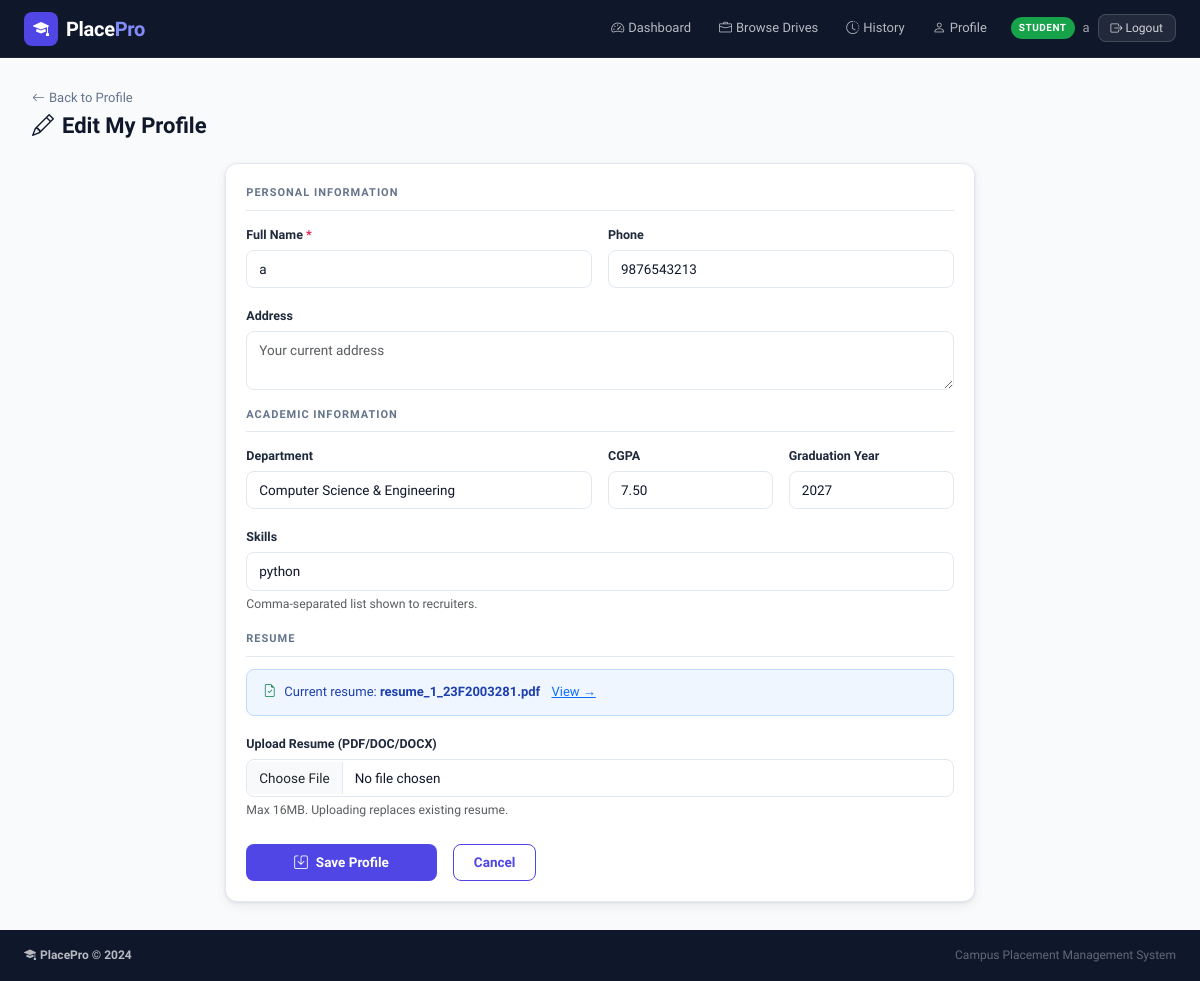
The app's page /student/profile/edit (signed in) with its own data.
### tables this page shows
CREATE TABLE users (
        id INTEGER PRIMARY KEY AUTOINCREMENT,
        username TEXT UNIQUE NOT NULL,
        email TEXT UNIQUE NOT NULL,
        password_hash TEXT NOT NULL,
        role TEXT NOT NULL,
        is_active INTEGER DEFAULT 1,
        created_at TEXT DEFAULT (datetime('now'))
    );

CREATE TABLE students (
        id INTEGER PRIMARY KEY AUTOINCREMENT,
        user_id INTEGER UNIQUE NOT NULL REFERENCES users(id) ON DELETE CASCADE,
        full_name TEXT NOT NULL,
        email TEXT,
        phone TEXT,
        department TEXT,
        cgpa REAL DEFAULT 0.0,
        graduation_year INTEGER,
        skills TEXT,
        address TEXT,
        resume_filename TEXT,
        is_blacklisted INTEGER DEFAULT 0,
        created_at TEXT DEFAULT (datetime('now'))
    );

### app.py (the view, shortened to what this page needs)
@app.route('/student/profile/edit', methods=['GET', 'POST'])
@login_required
@student_required
def student_edit_profile():
    student = get_student()
    return render_template('student/edit_profile.html', student=student)

### app.py (called while the page is built)
def get_db():
    if 'db' not in g:
        g.db = sqlite3.connect(DATABASE)
        g.db.row_factory = sqlite3.Row
        g.db.execute("PRAGMA foreign_keys = ON")
    return g.db

def query(sql, args=(), one=False):
    cur = get_db().execute(sql, args)
    rv = cur.fetchall()
    return (rv[0] if rv else None) if one else rv

def current_user():
    uid = session.get('user_id')
    if uid is None:
        return None
    return query("SELECT * FROM users WHERE id=?", [uid], one=True)

def login_required(f):
    @wraps(f)
    def dec(*a, **kw):
        if not session.get('user_id'):
            flash('Please log in to access this page.', 'warning')
            return redirect(url_for('login'))
        return f(*a, **kw)
    return dec

def student_required(f):
    @wraps(f)
    def dec(*a, **kw):
        u = current_user()
        if not u or u['role'] != 'student':
            flash('Student access required.', 'danger')
            return redirect(url_for('login'))
        s = query("SELECT * FROM students WHERE user_id=?", [u['id']], one=True)
        if s and s['is_blacklisted']:
            flash('Your account has been blacklisted.', 'danger')
            session.clear()
            return redirect(url_for('login'))
        return f(*a, **kw)
    return dec

@app.context_processor
def inject_user():
    u = current_user()
    return dict(current_user=u)

def get_student():
    u = current_user()
    return query("SELECT * FROM students WHERE user_id=?", [u['id']], one=True)

### templates/student/edit_profile.html (shortened to what this page needs)
{% extends "base.html" %}
{% block content %}
<div class="pp-page">
  <div class="pp-page-header">
    <div><a href="{{ url_for('student_profile') }}" class="back-link"><i class="bi bi-arrow-left me-1"></i>Back to Profile</a><h4 class="pp-page-title mt-1"><i class="bi bi-pencil me-2"></i>Edit My Profile</h4></div>
  </div>
  <div class="row justify-content-center"><div class="col-lg-8">
    <div class="pp-card">
      <div class="pp-card-body">
        <form method="POST" action="{{ url_for('student_edit_profile') }}" enctype="multipart/form-data" novalidate>
          <div class="form-section-title">Personal Information</div>
          <div class="row g-3 mb-3">
            <div class="col-md-6"><label class="form-label pp-label">Full Name <span class="req">*</span></label><input type="text" name="full_name" value="{{ student['full_name'] }}" class="form-control pp-input" required/></div>
            <div class="col-md-6"><label class="form-label pp-label">Phone</label><input type="tel" name="phone" value="{{ student['phone'] or '' }}" class="form-control pp-input" placeholder="+91 XXXXX XXXXX"/></div>
            <div class="col-12"><label class="form-label pp-label">Address</label><textarea name="address" rows="2" class="form-control pp-input" placeholder="Your current address">{{ student['address'] or '' }}</textarea></div>
          </div>
          <div class="form-section-title">Academic Information</div>
          <div class="row g-3 mb-3">
            <div class="col-md-6">
              <label class="form-label pp-label">Department</label>
              <select name="department" class="form-select pp-input">
                {% for dept in ['Computer Science & Engineering','Information Technology','Electronics & Communication','Electrical Engineering','Mechanical Engineering','Civil Engineering','Data Science','Artificial Intelligence & ML','Other'] %}
                  <option {% if student['department'] == dept %}selected{% endif %}>{{ dept }}</option>
                {% endfor %}
              </select>
            </div>
            <div class="col-md-3"><label class="form-label pp-label">CGPA</label><input type="number" name="cgpa" step="0.01" min="0" max="10" value="{{ '%.2f'|format(student['cgpa']) if student['cgpa'] else '' }}" class="form-control pp-input" placeholder="e.g. 8.50"/></div>
            <div class="col-md-3"><label class="form-label pp-label">Graduation Year</label><input type="number" name="graduation_year" min="2020" max="2030" value="{{ student['graduation_year'] or '' }}" class="form-control pp-input" placeholder="e.g. 2026"/></div>
            <div class="col-12"><label class="form-label pp-label">Skills</label><input type="text" name="skills" value="{{ student['skills'] or '' }}" class="form-control pp-input" placeholder="Python, ML, React, SQL, Flask, ..."/><div class="form-text">Comma-separated list shown to recruiters.</div></div>
          </div>
          <div class="form-section-title">Resume</div>
          <div class="mb-4">
            {% if student['resume_filename'] %}<div class="pp-info-box mb-3"><i class="bi bi-file-earmark-check me-2 text-success"></i>Current resume: <strong>{{ student['resume_filename'] }}</strong> <a href="{{ url_for('static', filename='uploads/' + student['resume_filename']) }}" target="_blank" class="ms-2">View →</a></div>{% endif %}
            <label class="form-label pp-label">Upload Resume (PDF/DOC/DOCX)</label>
            <input type="file" name="resume" class="form-control pp-input" accept=".pdf,.doc,.docx"/>
            <div class="form-text">Max 16MB. Uploading replaces existing resume.</div>
          </div>
          <div class="d-flex gap-3">
            <button type="submit" class="btn btn-pp-primary px-5"><i class="bi bi-save me-2"></i>Save Profile</button>
            <a href="{{ url_for('student_profile') }}" class="btn btn-outline-pp">Cancel</a>
          </div>
        </form>
      </div>
    </div>
  </div></div>
</div>
{% endblock %}

### templates/base.html (shortened to what this page needs)
<!DOCTYPE html>
<html lang="en">
<head>
  <link rel="stylesheet" href="https://cdn.jsdelivr.net/npm/bootstrap@5.3.2/dist/css/bootstrap.min.css"/>
  <link rel="stylesheet" href="https://cdn.jsdelivr.net/npm/bootstrap-icons@1.11.3/font/bootstrap-icons.min.css"/>
  <link rel="stylesheet" href="{{ url_for('static', filename='css/style.css') }}"/>
</head>
<body>
<nav class="navbar navbar-expand-lg pp-navbar sticky-top">
  <div class="container-fluid px-4">
    <a class="navbar-brand d-flex align-items-center gap-2" href="{{ url_for('index') }}">
      <span class="brand-icon"><i class="bi bi-mortarboard-fill"></i></span>
      <span class="brand-text">Place<span class="brand-accent">Pro</span></span>
    </a>
    <div class="collapse navbar-collapse" id="navMain">
      <ul class="navbar-nav ms-auto align-items-center gap-1">
        {% if current_user %}
          {% if current_user['role'] == 'admin' %}
            <li class="nav-item"><a class="nav-link" href="{{ url_for('admin_dashboard') }}"><i class="bi bi-speedometer2 me-1"></i>Dashboard</a></li>
            <li class="nav-item"><a class="nav-link" href="{{ url_for('admin_companies') }}"><i class="bi bi-building me-1"></i>Companies</a></li>
            <li class="nav-item"><a class="nav-link" href="{{ url_for('admin_students') }}"><i class="bi bi-people me-1"></i>Students</a></li>
            <li class="nav-item"><a class="nav-link" href="{{ url_for('admin_drives') }}"><i class="bi bi-briefcase me-1"></i>Drives</a></li>
            <li class="nav-item"><a class="nav-link" href="{{ url_for('admin_applications') }}"><i class="bi bi-file-text me-1"></i>Applications</a></li>
          {% elif current_user['role'] == 'company' %}
            <li class="nav-item"><a class="nav-link" href="{{ url_for('company_dashboard') }}"><i class="bi bi-speedometer2 me-1"></i>Dashboard</a></li>
            <li class="nav-item"><a class="nav-link" href="{{ url_for('company_create_drive') }}"><i class="bi bi-plus-circle me-1"></i>New Drive</a></li>
          {% elif current_user['role'] == 'student' %}
            <li class="nav-item"><a class="nav-link" href="{{ url_for('student_dashboard') }}"><i class="bi bi-speedometer2 me-1"></i>Dashboard</a></li>
            <li class="nav-item"><a class="nav-link" href="{{ url_for('student_drives') }}"><i class="bi bi-briefcase me-1"></i>Browse Drives</a></li>
            <li class="nav-item"><a class="nav-link" href="{{ url_for('student_history') }}"><i class="bi bi-clock-history me-1"></i>History</a></li>
            <li class="nav-item"><a class="nav-link" href="{{ url_for('student_profile') }}"><i class="bi bi-person me-1"></i>Profile</a></li>
          {% endif %}
          <li class="nav-item ms-2">
            <div class="d-flex align-items-center gap-2">
              <span class="role-badge role-{{ current_user['role'] }}">{{ current_user['role']|upper }}</span>
              <span class="nav-username">{{ current_user['username'] }}</span>
              <a href="{{ url_for('logout') }}" class="btn btn-sm btn-logout">
                <i class="bi bi-box-arrow-right"></i> Logout
              </a>
            </div>
          </li>
        {% endif %}
      </ul>
    </div>
  </div>
</nav>
<main class="pp-main">
  {% block content %}{% endblock %}
</main>
<footer class="pp-footer mt-auto">
  <div class="container-fluid px-4">
    <div class="d-flex flex-wrap justify-content-between align-items-center py-3">
      <span class="footer-brand"><i class="bi bi-mortarboard-fill me-1"></i>PlacePro &copy; {{ 2024 }}</span>
      <span class="footer-sub">Campus Placement Management System</span>
    </div>
  </div>
</footer>
</body>
</html>

### static/css/style.css (style rules this page uses)
:root { --pp-navy: #0f172a; --pp-navy-2: #1e293b; --pp-navy-3: #334155; --pp-indigo: #4f46e5; --pp-indigo-h: #4338ca; --pp-indigo-l: #eef2ff; --pp-green: #16a34a; --pp-green-l: #dcfce7; --pp-amber: #d97706; --pp-amber-l: #fef3c7; --pp-rose: #e11d48; --pp-rose-l: #ffe4e6; --pp-slate: #64748b; --pp-border: #e2e8f0; --pp-bg: #f8fafc; --pp-white: #ffffff; --pp-shadow: 0 1px 3px rgba(15,23,42,.08), 0 4px 12px rgba(15,23,42,.06); --pp-shadow-md:0 4px 16px rgba(15,23,42,.12), 0 1px 4px rgba(15,23,42,.06); --pp-radius: 12px; --pp-radius-sm:8px; --pp-transition: all 0.2s cubic-bezier(.4,0,.2,1); }
*, *::before, *::after { box-sizing: border-box; }
body { font-family: 'Sora', system-ui, sans-serif; background: var(--pp-bg); color: var(--pp-navy); min-height: 100vh; display: flex; flex-direction: column; font-size: 14px; line-height: 1.6; }
.req { color: var(--pp-rose); }
.pp-navbar { background: var(--pp-navy); border-bottom: 1px solid rgba(255,255,255,.06); padding: 0 0; min-height: 58px; z-index: 1030; }
.brand-icon { display: inline-flex; align-items: center; justify-content: center; width: 34px; height: 34px; background: var(--pp-indigo); border-radius: 8px; color: #fff; font-size: 16px; }
.brand-text { font-size: 20px; font-weight: 700; color: #fff; letter-spacing: -0.3px; }
.brand-accent { color: #818cf8; }
.pp-navbar .nav-link { color: rgba(255,255,255,.7) !important; font-size: 13px; font-weight: 500; padding: 6px 12px !important; border-radius: var(--pp-radius-sm); transition: var(--pp-transition); }
.role-badge { font-size: 10px; font-weight: 700; padding: 3px 8px; border-radius: 20px; letter-spacing: .5px; }
.role-student { background: var(--pp-green); color: #fff; }
.nav-username { color: rgba(255,255,255,.6); font-size: 13px; }
.btn-logout { background: rgba(255,255,255,.08); border: 1px solid rgba(255,255,255,.15); color: rgba(255,255,255,.8) !important; font-size: 12px; padding: 4px 12px; border-radius: var(--pp-radius-sm); transition: var(--pp-transition); }
.pp-main { flex: 1; }
.pp-footer { background: var(--pp-navy); color: rgba(255,255,255,.5); font-size: 12px; margin-top: auto; }
.footer-brand { font-weight: 600; color: rgba(255,255,255,.7); }
.footer-sub { color: rgba(255,255,255,.35); }
.pp-page { padding: 28px 32px; max-width: 1280px; margin: 0 auto; }
.pp-page-header { display: flex; justify-content: space-between; align-items: flex-start; margin-bottom: 24px; flex-wrap: wrap; gap: 12px; }
.pp-page-title { font-size: 22px; font-weight: 700; margin: 0; color: var(--pp-navy); }
.pp-card { background: var(--pp-white); border: 1px solid var(--pp-border); border-radius: var(--pp-radius); box-shadow: var(--pp-shadow); overflow: hidden; }
.pp-card-body { padding: 20px; }
.btn-pp-primary { background: var(--pp-indigo); color: #fff !important; border: none; border-radius: var(--pp-radius-sm); font-weight: 600; font-size: 13.5px; padding: 8px 20px; transition: var(--pp-transition); font-family: 'Sora', sans-serif; }
.btn-outline-pp { background: transparent; color: var(--pp-indigo) !important; border: 1.5px solid var(--pp-indigo); border-radius: var(--pp-radius-sm); font-weight: 600; font-size: 13.5px; padding: 7px 20px; transition: var(--pp-transition); }
.pp-label { font-weight: 600; font-size: 12.5px; color: var(--pp-navy-2); margin-bottom: 5px; }
.pp-input { border: 1.5px solid var(--pp-border); border-radius: var(--pp-radius-sm); font-family: 'Sora', sans-serif; font-size: 13.5px; padding: 8px 12px; transition: var(--pp-transition); color: var(--pp-navy); background: var(--pp-white); }
.form-section-title { font-size: 11px; font-weight: 700; text-transform: uppercase; letter-spacing: 1px; color: var(--pp-slate); padding-bottom: 8px; margin-bottom: 12px; border-bottom: 1px solid var(--pp-border); }
.pp-info-box { background: #eff6ff; border: 1px solid #bfdbfe; border-radius: var(--pp-radius-sm); padding: 12px 16px; font-size: 13px; color: #1e40af; }
.back-link { color: var(--pp-slate); font-size: 13px; text-decoration: none; font-weight: 500; }

### records on screen
users: role "STUDENT", username "a"
students: full_name "a", phone "9876543213", department "Computer Science & Engineering", cgpa "7.50", graduation_year "2027", skills "python", resume_filename "resume_1_23F2003281.pdf"

### other values on screen
{{ 2024 }} "2024"
